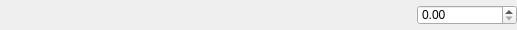
<?xml version="1.0" encoding="UTF-8"?>
<ui version="4.0">
 <class>dblForm</class>
 <widget class="QWidget" name="dblForm">
  <property name="geometry">
   <rect>
    <x>0</x>
    <y>0</y>
    <width>517</width>
    <height>30</height>
   </rect>
  </property>
  <property name="minimumSize">
   <size>
    <width>250</width>
    <height>30</height>
   </size>
  </property>
  <property name="maximumSize">
   <size>
    <width>16777215</width>
    <height>50</height>
   </size>
  </property>
  <property name="contextMenuPolicy">
   <enum>Qt::DefaultContextMenu</enum>
  </property>
  <property name="windowTitle">
   <string>Form</string>
  </property>
  <layout class="QHBoxLayout" name="horizontalLayout_2">
   <property name="spacing">
    <number>0</number>
   </property>
   <property name="margin">
    <number>0</number>
   </property>
   <item>
    <layout class="QHBoxLayout" name="horizontalLayout">
     <item>
      <widget class="QLabel" name="label">
       <property name="minimumSize">
        <size>
         <width>90</width>
         <height>20</height>
        </size>
       </property>
       <property name="maximumSize">
        <size>
         <width>400</width>
         <height>20</height>
        </size>
       </property>
       <property name="text">
        <string/>
       </property>
      </widget>
     </item>
     <item>
      <spacer name="spacer">
       <property name="orientation">
        <enum>Qt::Horizontal</enum>
       </property>
       <property name="sizeHint" stdset="0">
        <size>
         <width>5</width>
         <height>20</height>
        </size>
       </property>
      </spacer>
     </item>
     <item>
      <widget class="QDoubleSpinBox" name="spinBox">
       <property name="sizePolicy">
        <sizepolicy hsizetype="Preferred" vsizetype="Preferred">
         <horstretch>0</horstretch>
         <verstretch>0</verstretch>
        </sizepolicy>
       </property>
       <property name="minimumSize">
        <size>
         <width>100</width>
         <height>20</height>
        </size>
       </property>
       <property name="maximumSize">
        <size>
         <width>100</width>
         <height>20</height>
        </size>
       </property>
       <property name="maximum">
        <double>99990000.000000000000000</double>
       </property>
      </widget>
     </item>
    </layout>
   </item>
  </layout>
 </widget>
 <resources/>
 <connections/>
</ui>
